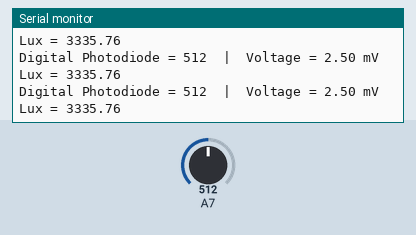
Recording of a sketch running on a simulated Arduino Nano, built with avr-gcc and run on an emulated ATmega328P. Parts: the last lines printed to the serial monitor. Inputs (shaded band) come from the test bench; at power-on: A7 = 512.

Above: at 1.2 s.
1.3 s: A7 set to 716
At 1.84 s:
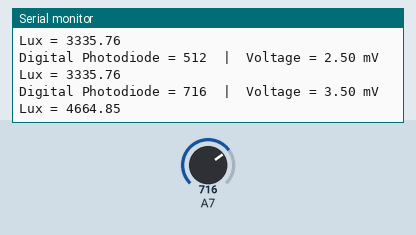
2.8 s: A7 set to 900
At 2.84 s:
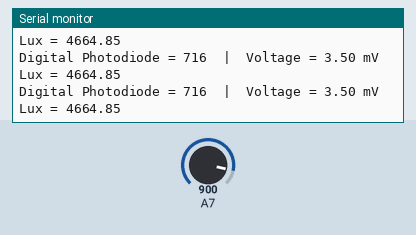
Timing chart, 0 to 5.8 s (numbered marks = the images above; inputs shaded):
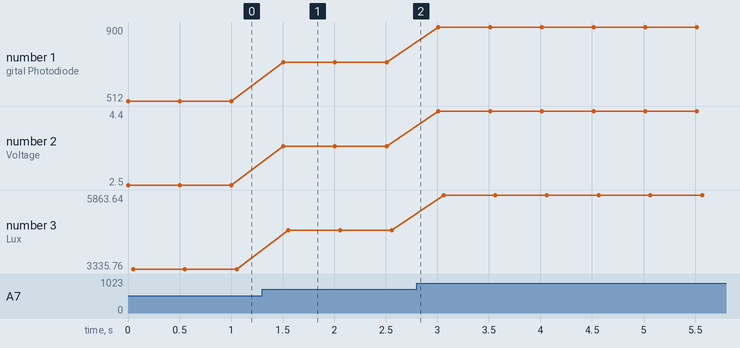

The sketch:

UVSens.ino
```cpp
/*
Author: Abdillah Faisal Nur Fajar
Microcontroller: Arduino Nano
IDE: ArduinoIDE
*/

double sensorValue, lux;
int analogValue;

void setup()
{
  pinMode(A7, INPUT);
  Serial.begin(9600);
}

void loop()
{
  analogValue = analogRead(A7);
  sensorValue = (analogRead(A7) * (5.0 / 1023.0));
  lux = sensorValue * 1333;

  Serial.print("Digital Photodiode = ");
  Serial.print(analogValue);
  Serial.print("  |  Voltage = ");
  Serial.print(sensorValue);
  Serial.println(" mV");

  Serial.print("Lux = ");
  Serial.println(lux);
  delay(500);
}
```

Measured:
- after the input at 1.3 s, the serial monitor: prints a new line after 0.21 s (image 1)
- plotted number 1: 512 → 716 after the input at 1.3 s, 716 → 900 after the input at 2.8 s
- plotted number 2: 2.5 → 3.5 after the input at 1.3 s, 3.5 → 4.4 after the input at 2.8 s
- plotted number 3: 3335.76 → 4664.85 after the input at 1.3 s, 4664.85 → 5863.64 after the input at 2.8 s
